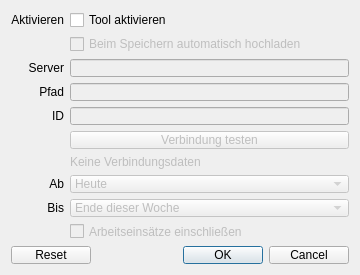
<?xml version="1.0" encoding="UTF-8"?>
<ui version="4.0">
 <class>FileSettings</class>
 <widget class="QDialog" name="FileSettings">
  <property name="windowModality">
   <enum>Qt::WindowModal</enum>
  </property>
  <property name="geometry">
   <rect>
    <x>0</x>
    <y>0</y>
    <width>360</width>
    <height>275</height>
   </rect>
  </property>
  <property name="minimumSize">
   <size>
    <width>360</width>
    <height>275</height>
   </size>
  </property>
  <property name="maximumSize">
   <size>
    <width>360</width>
    <height>275</height>
   </size>
  </property>
  <property name="windowTitle">
   <string>Dialog</string>
  </property>
  <layout class="QGridLayout" name="gridLayout">
   <property name="spacing">
    <number>6</number>
   </property>
   <item row="8" column="0">
    <widget class="QLabel" name="label_6">
     <property name="text">
      <string>Bis</string>
     </property>
     <property name="alignment">
      <set>Qt::AlignRight|Qt::AlignTrailing|Qt::AlignVCenter</set>
     </property>
    </widget>
   </item>
   <item row="1" column="1">
    <widget class="QCheckBox" name="checkAuto">
     <property name="enabled">
      <bool>false</bool>
     </property>
     <property name="text">
      <string>Beim Speichern automatisch hochladen</string>
     </property>
    </widget>
   </item>
   <item row="5" column="1">
    <widget class="QPushButton" name="pushCheck">
     <property name="enabled">
      <bool>false</bool>
     </property>
     <property name="text">
      <string>Verbindung testen</string>
     </property>
    </widget>
   </item>
   <item row="0" column="0">
    <widget class="QLabel" name="label">
     <property name="text">
      <string>Aktivieren</string>
     </property>
     <property name="alignment">
      <set>Qt::AlignRight|Qt::AlignTrailing|Qt::AlignVCenter</set>
     </property>
    </widget>
   </item>
   <item row="3" column="0">
    <widget class="QLabel" name="label_3">
     <property name="text">
      <string>Pfad</string>
     </property>
     <property name="alignment">
      <set>Qt::AlignRight|Qt::AlignTrailing|Qt::AlignVCenter</set>
     </property>
    </widget>
   </item>
   <item row="10" column="0" colspan="2">
    <widget class="QDialogButtonBox" name="buttonBox">
     <property name="orientation">
      <enum>Qt::Horizontal</enum>
     </property>
     <property name="standardButtons">
      <set>QDialogButtonBox::Cancel|QDialogButtonBox::Ok|QDialogButtonBox::Reset</set>
     </property>
    </widget>
   </item>
   <item row="7" column="1">
    <widget class="QComboBox" name="comboFrom">
     <property name="enabled">
      <bool>false</bool>
     </property>
     <item>
      <property name="text">
       <string>Heute</string>
      </property>
     </item>
     <item>
      <property name="text">
       <string>Beginn des aktuellen Monats</string>
      </property>
     </item>
     <item>
      <property name="text">
       <string>Alle vergangenen Termine</string>
      </property>
     </item>
    </widget>
   </item>
   <item row="2" column="0">
    <widget class="QLabel" name="label_2">
     <property name="text">
      <string>Server</string>
     </property>
     <property name="alignment">
      <set>Qt::AlignRight|Qt::AlignTrailing|Qt::AlignVCenter</set>
     </property>
    </widget>
   </item>
   <item row="4" column="1">
    <widget class="QLineEdit" name="lineID">
     <property name="enabled">
      <bool>false</bool>
     </property>
    </widget>
   </item>
   <item row="0" column="1">
    <widget class="QCheckBox" name="checkEnable">
     <property name="text">
      <string>Tool aktivieren</string>
     </property>
    </widget>
   </item>
   <item row="2" column="1">
    <widget class="QLineEdit" name="lineServer">
     <property name="enabled">
      <bool>false</bool>
     </property>
     <property name="inputMethodHints">
      <set>Qt::ImhUrlCharactersOnly</set>
     </property>
    </widget>
   </item>
   <item row="7" column="0">
    <widget class="QLabel" name="label_5">
     <property name="text">
      <string>Ab</string>
     </property>
     <property name="alignment">
      <set>Qt::AlignRight|Qt::AlignTrailing|Qt::AlignVCenter</set>
     </property>
    </widget>
   </item>
   <item row="8" column="1">
    <widget class="QComboBox" name="comboTo">
     <property name="enabled">
      <bool>false</bool>
     </property>
     <item>
      <property name="text">
       <string>Ende dieser Woche</string>
      </property>
     </item>
     <item>
      <property name="text">
       <string>Ende des aktuellen Monats</string>
      </property>
     </item>
     <item>
      <property name="text">
       <string>Ende diesen Jahres</string>
      </property>
     </item>
     <item>
      <property name="text">
       <string>Alle zukünftigen Termine</string>
      </property>
     </item>
    </widget>
   </item>
   <item row="3" column="1">
    <widget class="QLineEdit" name="linePath">
     <property name="enabled">
      <bool>false</bool>
     </property>
     <property name="inputMethodHints">
      <set>Qt::ImhUrlCharactersOnly</set>
     </property>
    </widget>
   </item>
   <item row="9" column="1">
    <widget class="QCheckBox" name="checkActivity">
     <property name="enabled">
      <bool>false</bool>
     </property>
     <property name="text">
      <string>Arbeitseinsätze einschließen</string>
     </property>
    </widget>
   </item>
   <item row="4" column="0">
    <widget class="QLabel" name="label_4">
     <property name="text">
      <string>ID</string>
     </property>
     <property name="alignment">
      <set>Qt::AlignRight|Qt::AlignTrailing|Qt::AlignVCenter</set>
     </property>
    </widget>
   </item>
   <item row="6" column="1">
    <widget class="QLabel" name="labelStatus">
     <property name="enabled">
      <bool>false</bool>
     </property>
     <property name="text">
      <string>Keine Verbindungsdaten</string>
     </property>
    </widget>
   </item>
  </layout>
 </widget>
 <resources/>
 <connections>
  <connection>
   <sender>buttonBox</sender>
   <signal>accepted()</signal>
   <receiver>FileSettings</receiver>
   <slot>accept()</slot>
   <hints>
    <hint type="sourcelabel">
     <x>248</x>
     <y>254</y>
    </hint>
    <hint type="destinationlabel">
     <x>157</x>
     <y>274</y>
    </hint>
   </hints>
  </connection>
  <connection>
   <sender>buttonBox</sender>
   <signal>rejected()</signal>
   <receiver>FileSettings</receiver>
   <slot>reject()</slot>
   <hints>
    <hint type="sourcelabel">
     <x>316</x>
     <y>260</y>
    </hint>
    <hint type="destinationlabel">
     <x>286</x>
     <y>274</y>
    </hint>
   </hints>
  </connection>
 </connections>
</ui>
